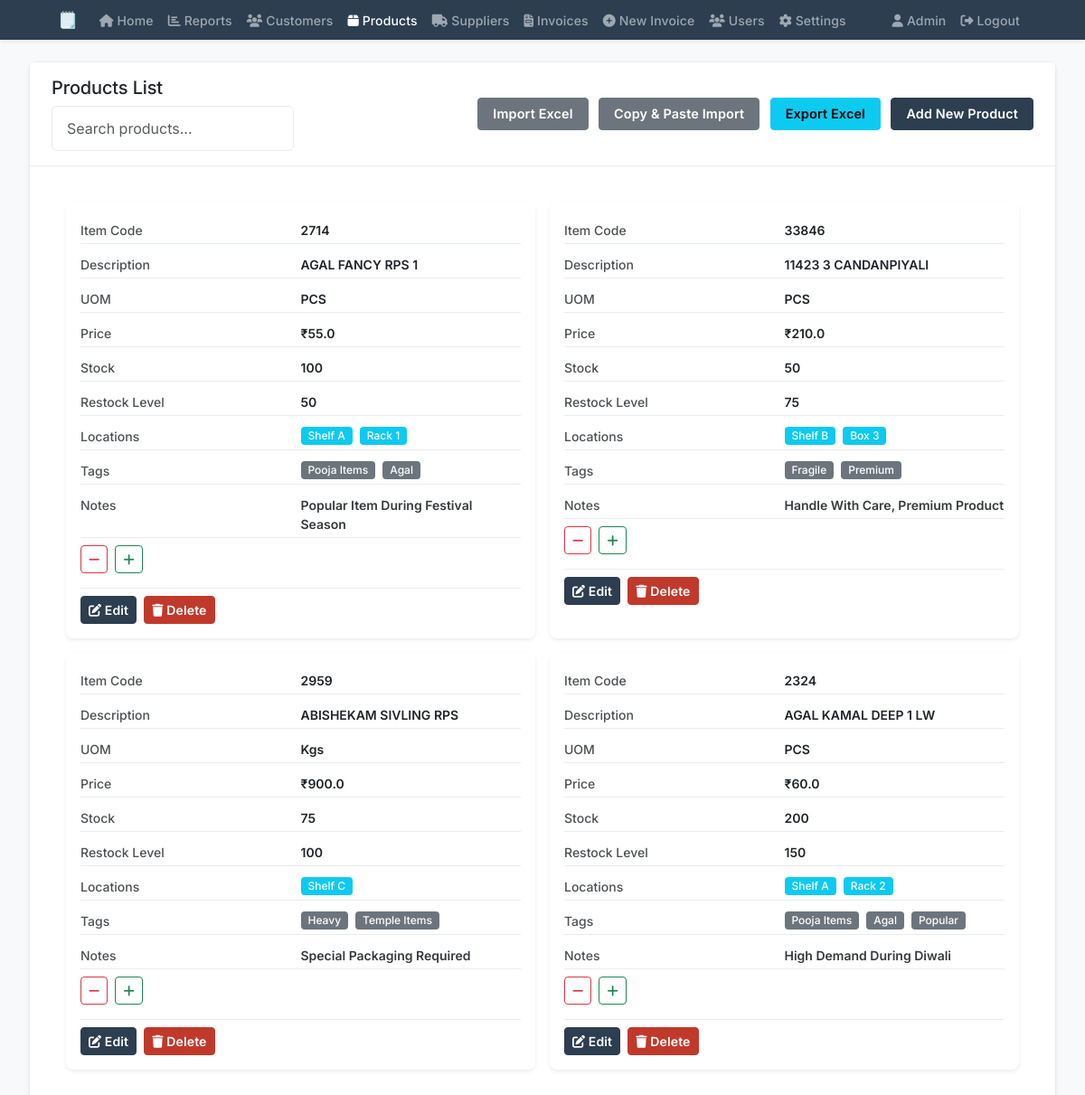
The page /products (signed in) on the database its author committed.
### app.py (models this page shows, shortened)
class User(db.Model):
    id = db.Column(db.Integer, primary_key=True)
    username = db.Column(db.String(80), unique=True, nullable=False)
    password = db.Column(db.String(120), nullable=False)
    role = db.Column(db.String(20), nullable=False, default='user')
    totp_secret = db.Column(db.String(32))
    totp_enabled = db.Column(db.Boolean, default=False)

class Product(db.Model):
    id = db.Column(db.Integer, primary_key=True)
    item_code = db.Column(db.String(20), unique=True, nullable=False)
    description = db.Column(db.String(200), nullable=False)
    tamil_name = db.Column(db.String(200))  # Optional Tamil name
    uom = db.Column(db.String(10), nullable=False)
    price = db.Column(db.Float, nullable=False)
    stock = db.Column(db.Integer, default=0)
    restock_level = db.Column(db.Integer, default=0)  # Level at which to restock
    stock_locations = db.Column(db.String(500))  # Comma-separated location tags
    tags = db.Column(db.String(500))  # Comma-separated tags
    notes = db.Column(db.Text)  # Product notes

### app.py (the view, shortened to what this page needs)
@app.route('/products', methods=['GET', 'POST'])
@login_required
def products():
    products = Product.query.all()
    return render_template('products.html', products=products)

### app.py (called while the page is built)
def login_required(f):
    @wraps(f)
    def decorated_function(*args, **kwargs):
        if 'user_id' not in session:
            return redirect(url_for('login'))
        return f(*args, **kwargs)
    return decorated_function

def get_user(user_id):
    return User.query.get(user_id)

@app.before_request
def require_login():
    public_routes = ['login', 'static']
    if request.endpoint and request.endpoint not in public_routes:
        if 'logged_in' not in session:
            return redirect(url_for('login'))

### templates/products.html (shortened to what this page needs)
{% extends "base.html" %}
{% block content %}
<div class="card">
    <div class="card-header d-flex justify-content-between align-items-center">
        <div>
            <h5 class="mb-0">Products List</h5>
            <div class="mt-2">
                <input type="text" id="productSearch" class="form-control" placeholder="Search products...">
            </div>
        </div>
        <div>
            <button type="button" class="btn btn-secondary" onclick="document.getElementById('import-excel').click()">
                Import Excel
            </button>
            <button type="button" class="btn btn-secondary ms-2" data-bs-toggle="modal" data-bs-target="#pasteImportModal">
                Copy & Paste Import
            </button>
            <a href="/products/export" class="btn btn-info ms-2">Export Excel</a>
            <button type="button" class="btn btn-primary ms-2" data-bs-toggle="modal" data-bs-target="#addProductModal">
                Add New Product
            </button>
        </div>
    </div>
    <div class="card-body">
        <div class="product-grid">
            {% for product in products %}
            <div class="product-card" data-id="{{ product.id }}">
                <div class="card-row">
                    <span class="label">Item Code</span>
                    <span class="value">{{ product.item_code }}</span>
                </div>
                <div class="card-row">
                    <span class="label">Description</span>
                    <span class="value">{{ product.description }}</span>
                </div>
                <div class="card-row">
                    <span class="label">UOM</span>
                    <span class="value">{{ product.uom }}</span>
                </div>
                <div class="card-row">
                    <span class="label">Price</span>
                    <span class="value">₹{{ product.price }}</span>
                </div>
                <div class="card-row">
                    <span class="label">Stock</span>
                    <span class="value">{{ product.stock }}</span>
                </div>
                <div class="card-row">
                    <span class="label">Restock Level</span>
                    <span class="value">{{ product.restock_level }}</span>
                </div>
                {% if product.stock_locations %}
                <div class="card-row">
                    <span class="label">Locations</span>
                    <span class="value">
                        {% for location in product.stock_locations.split(',') %}
                        <span class="badge bg-info me-1">{{ location.strip() }}</span>
                        {% endfor %}
                    </span>
                </div>
                {% endif %}
                {% if product.tags %}
                <div class="card-row">
                    <span class="label">Tags</span>
                    <span class="value">
                        {% for tag in product.tags.split(',') %}
                        <span class="badge bg-secondary me-1">{{ tag.strip() }}</span>
                        {% endfor %}
                    </span>
                </div>
                {% endif %}
                {% if product.notes %}
                <div class="card-row">
                    <span class="label">Notes</span>
                    <span class="value notes-text">{{ product.notes }}</span>
                </div>
                {% endif %}
                <div class="stock-controls">
                    <button class="btn btn-outline-danger quick-stock-dec" data-id="{{ product.id }}">
                        <i class="fas fa-minus"></i>
                    </button>
                    <button class="btn btn-outline-success quick-stock-inc" data-id="{{ product.id }}">
                        <i class="fas fa-plus"></i>
                    </button>
                </div>
                <div class="actions">
                    <button class="btn btn-primary edit-product"
                            data-id="{{ product.id }}"
                            data-code="{{ product.item_code }}"
                            data-description="{{ product.description }}"
                            data-tamil-name="{{ product.tamil_name or '' }}"
                            data-uom="{{ product.uom }}"
                            data-price="{{ product.price }}"
                            data-stock="{{ product.stock }}"
                            data-restock-level="{{ product.restock_level }}"
                            data-stock-locations="{{ product.stock_locations or '' }}"
                            data-tags="{{ product.tags or '' }}"
                            data-notes="{{ product.notes or '' }}">
                        <i class="fas fa-edit"></i> Edit
                    </button>
                    <button class="btn btn-danger delete-product" data-id="{{ product.id }}">
                        <i class="fas fa-trash"></i> Delete
                    </button>
                </div>
            </div>
            {% endfor %}
        </div>
    </div>
</div>
{% endblock %}

### templates/base.html (shortened to what this page needs)
<!DOCTYPE html>
<html lang="en">
<head>
    <link href="https://cdn.jsdelivr.net/npm/bootstrap@5.3.2/dist/css/bootstrap.min.css" rel="stylesheet">
    <link href="https://cdnjs.cloudflare.com/ajax/libs/font-awesome/6.5.1/css/all.min.css" rel="stylesheet">
</head>
<body>
    <nav class="navbar navbar-expand-lg navbar-dark fixed-top">
        <div class="container-fluid">
            <a class="navbar-brand" href="{{ url_for('index') }}">🗒️</a>
            <div class="collapse navbar-collapse" id="navbarNav">
                <ul class="navbar-nav me-auto mb-2 mb-lg-0">
                    <li class="nav-item">
                        <a class="nav-link {% if request.endpoint == 'index' %}active{% endif %}" href="{{ url_for('index') }}">
                            <i class="fas fa-home"></i> Home
                        </a>
                    </li>
                    <li class="nav-item">
                        <a class="nav-link {% if request.endpoint == 'reports' %}active{% endif %}" href="{{ url_for('reports') }}">
                            <i class="fas fa-chart-bar"></i> Reports
                        </a>
                    </li>
                    <li class="nav-item">
                        <a class="nav-link {% if request.endpoint == 'customers' %}active{% endif %}" href="{{ url_for('customers') }}">
                            <i class="fas fa-users"></i> Customers
                        </a>
                    </li>
                    <li class="nav-item">
                        <a class="nav-link {% if request.endpoint == 'products' %}active{% endif %}" href="{{ url_for('products') }}">
                            <i class="fas fa-box"></i> Products
                        </a>
                    </li>
                    <li class="nav-item">
                        <a class="nav-link {% if request.endpoint == 'suppliers' %}active{% endif %}" href="{{ url_for('suppliers') }}">
                            <i class="fas fa-truck"></i> Suppliers
                        </a>
                    </li>
                    <li class="nav-item">
                        <a class="nav-link {% if request.endpoint == 'invoices' %}active{% endif %}" href="{{ url_for('invoices') }}">
                            <i class="fas fa-file-invoice"></i> Invoices
                        </a>
                    </li>
                    <li class="nav-item">
                        <a class="nav-link {% if request.endpoint == 'new_invoice' %}active{% endif %}" href="{{ url_for('new_invoice') }}">
                            <i class="fas fa-plus-circle"></i> New Invoice
                        </a>
                    </li>
                    {% if session.get('user_id') %}
                        {% set current_user = get_user(session.get('user_id')) %}
                        {% if current_user and current_user.role == 'admin' %}
                        <li class="nav-item">
                            <a class="nav-link {% if request.endpoint == 'users' %}active{% endif %}" href="{{ url_for('users') }}">
                                <i class="fas fa-users"></i> Users
                            </a>
                        </li>
                        {% endif %}
                    {% endif %}
                    <li class="nav-item">
                        <a class="nav-link {% if request.endpoint == 'settings' %}active{% endif %}" href="{{ url_for('settings') }}">
                            <i class="fas fa-cog"></i> Settings
                        </a>
                    </li>
                </ul>
                <ul class="navbar-nav ms-auto">
                    {% if session.get('user_id') %}
                        {% set current_user = get_user(session.get('user_id')) %}
                        <li class="nav-item">
                            <span class="nav-link">
                                <i class="fas fa-user"></i> {{ current_user.username }}
                            </span>
                        </li>
                        <li class="nav-item">
                            <a class="nav-link" href="{{ url_for('logout') }}">
                                <i class="fas fa-sign-out-alt"></i> Logout
                            </a>
                        </li>
                    {% endif %}
                </ul>
            </div>
        </div>
    </nav>
    <div class="container-fluid content {% if request.endpoint == 'new_invoice' %}no-padding{% endif %}">
        {% block content %}{% endblock %}
    </div>
</body>
</html>

### templates/products.html (style rules this page uses)
.product-grid { display: grid; grid-template-columns: repeat(4, 1fr); gap: 1rem; padding: 1rem; }
.product-card { background: var(--card-bg); border-radius: 8px; box-shadow: var(--shadow-sm); padding: 1rem; transition: var(--transition); }
.card-row { display: flex; justify-content: space-between; align-items: flex-start; margin-bottom: 0.5rem; padding: 0.25rem 0; border-bottom: 1px solid var(--border-color); }
.card-row .label { font-size: 0.875rem; color: var(--text-color); opacity: 0.8; font-weight: 500; flex: 1; }
.card-row .value { font-size: 0.875rem; color: var(--text-color); font-weight: 600; text-align: left; flex: 1; }
.product-card .actions { display: flex; gap: 0.5rem; margin-top: 1rem; padding-top: 0.5rem; border-top: 1px solid var(--border-color); }
.product-card .stock-controls { display: flex; gap: 0.5rem; margin-top: 0.5rem; }
.product-card .btn { padding: 0.25rem 0.5rem; font-size: 0.875rem; }
@media (max-width: 1400px) { .product-grid { grid-template-columns: repeat(3, 1fr); } }
@media (max-width: 1200px) { .product-grid { grid-template-columns: repeat(2, 1fr); } }
.badge { font-size: 0.75rem; font-weight: 500; padding: 0.25rem 0.5rem; border-radius: 0.25rem; }
.notes-text { white-space: pre-line; font-size: 0.8125rem; color: var(--text-color); opacity: 0.9; }
.card-row .value { display: flex; flex-wrap: wrap; gap: 0.25rem; align-items: center; }

### templates/base.html (style rules this page uses)
:root { --bg-color: #f8f9fa; --text-color: #212529; --card-bg: #ffffff; --border-color: #e9ecef; --table-stripe: #f8f9fa; --input-bg: #ffffff; --input-text: #212529; --navbar-bg: #2c3e50; --navbar-text: #ffffff; --dropdown-bg: #ffffff; --dropdown-text: #212529; --dropdown-hover: #f8f9fa; --btn-text: #ffffff; --header-bg: #f8f9fa; --table-border: #dee2e6; --table-header: #f8f9fa; --shadow-sm: 0 .125rem .25rem rgba(0,0,0,.075); --shadow: 0 .5rem 1rem rgba(0,0,0,.15); --transition: all 0.3s ease; }
body { font-family: 'Inter', -apple-system, BlinkMacSystemFont, sans-serif; font-size: var(--base-font-size, 14px); background-color: var(--bg-color); color: var(--text-color); min-height: 100vh; display: flex; flex-direction: column; padding-top: 2.75rem; text-transform: capitalize; -webkit-font-smoothing: antialiased; -moz-osx-font-smoothing: grayscale; }
.no-capitalize, input, textarea, [contenteditable], .tamil-text, code, pre { text-transform: none; }
.navbar { background-color: var(--navbar-bg) !important; padding: 0.25rem 2rem; box-shadow: var(--shadow-sm); height: 2.75rem; }
.navbar-brand { font-weight: 700; font-size: 1.1rem; padding: 0; letter-spacing: -0.01em; }
.navbar-dark .navbar-nav .nav-link { font-weight: 500; letter-spacing: 0.01em; }
.container-fluid { max-width: 100%; padding: 0 2rem; }
.card { background-color: var(--card-bg); border: 1px solid var(--border-color); border-radius: 0.5rem; box-shadow: var(--shadow-sm); transition: var(--transition); margin-bottom: 1.5rem; }
.card-header { background-color: var(--card-bg); border-bottom: 1px solid var(--border-color); padding: 1rem 1.5rem; font-weight: 600; letter-spacing: -0.01em; }
.card-body { padding: 1.5rem; }
.form-control { background-color: var(--input-bg); border-color: var(--border-color); color: var(--input-text); padding: 0.75rem 1rem; border-radius: 0.375rem; transition: var(--transition); }
.btn { padding: 0.4rem 1rem; border-radius: 0.25rem; font-weight: 600; font-size: 0.9rem; transition: var(--transition); letter-spacing: 0.01em; }
.btn-primary { background-color: #2c3e50; border-color: #2c3e50; }
.btn-danger { background-color: #c0392b; border-color: #c0392b; }
.content { padding-top: 1.5rem; }

### rows shown on the page
User: username "Admin"
Product: item_code "2714", description "AGAL FANCY RPS 1", uom "PCS", price "55.0", stock "100", restock_level "50", strip "Shelf A" "Rack 1", strip "Pooja Items" "Agal", notes "Popular Item During Festival Season"
Product: item_code "33846", description "11423 3 CANDANPIYALI", uom "PCS", price "210.0", stock "50", restock_level "75", strip "Shelf B" "Box 3", strip "Fragile" "Premium", notes "Handle With Care, Premium Product"
Product: item_code "2959", description "ABISHEKAM SIVLING RPS", uom "Kgs", price "900.0", stock "75", restock_level "100", strip "Shelf C", strip "Heavy" "Temple Items", notes "Special Packaging Required"
Product: item_code "2324", description "AGAL KAMAL DEEP 1 LW", uom "PCS", price "60.0", stock "200", restock_level "150", strip "Shelf A" "Rack 2", strip "Pooja Items" "Agal" "Popular", notes "High Demand During Diwali"
